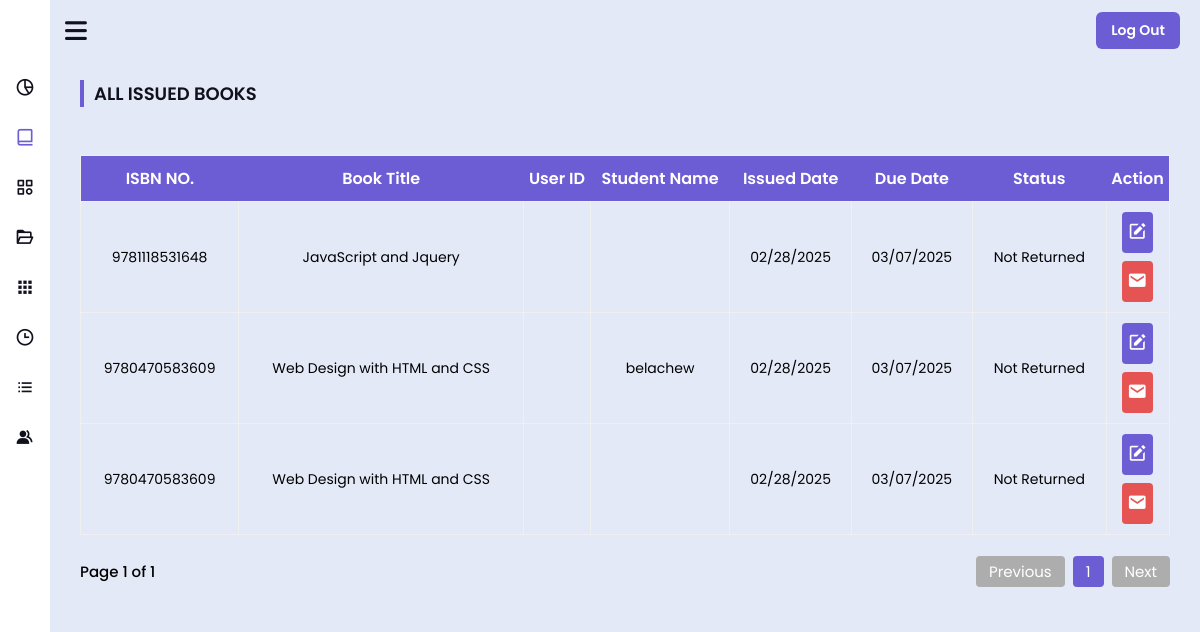
The page /assets/panel/admin/admin-pages/view-issue-book.php (signed in) on the database its author committed.
### tables this page shows
CREATE TABLE `issuebook` (
  `isbn` varchar(255) NOT NULL,
  `title` varchar(255) NOT NULL,
  `user_email` varchar(255) NOT NULL,
  `name` varchar(255) NOT NULL,
  `issuedate` varchar(100) NOT NULL,
  `duedate` varchar(100) NOT NULL,
  `status` varchar(255) NOT NULL,
  `return_date` varchar(100) NOT NULL,
  `user_type` enum('student','faculty') NOT NULL DEFAULT 'student',
  `max_books_limit` int(11) NOT NULL DEFAULT 3,
  `fine` decimal(10,2) DEFAULT 0.00
);

### assets/panel/admin/admin-pages/pagination-logic.php (called while the page is built, shortened)
<?php
if (isset($_GET['page_no']) && $_GET['page_no']!=""){
  $page_no = $_GET['page_no'];
} else {
  $page_no = 1;
}
$total_records_per_page = 4;
$offset = ($page_no-1) * $total_records_per_page;
?>

### assets/panel/admin/admin-pages/view-issue-book.php (the view, shortened to what this page needs)
<?php
$table_value = 'issuebook';
include 'pagination-logic.php';
$result = mysqli_query($con, "SELECT * FROM $table_value WHERE status='Not Returned' LIMIT $offset, $total_records_per_page");
?>
<!DOCTYPE html>
<html lang="en">
<head>
  <link rel="stylesheet" href="../../css/main.css" />
  <link href="https://unpkg.com/boxicons@2.1.4/css/boxicons.min.css" rel="stylesheet" />
  <link rel="stylesheet" href="https://cdnjs.cloudflare.com/ajax/libs/font-awesome/6.3.0/css/all.min.css" />
</head>
<body onload="preloader()">
  <?php include 'sidebar.php'; ?>
  <section class="home-section">
    <div class="home-content">
      <i class="fa-solid fa-bars"></i>
      <div class="logout">
        <button><a href="logout.php">Log Out</a></button>
      </div>
    </div>
    <div class="control-panel">
      <h4>All Issued Books</h4>
      <div class="main">
        <?php
        if (isset($_SESSION['lib-name'])) {
          if (mysqli_num_rows($result) > 0) {
        ?>
            <div class="book-table">
              <table>
                <tr class="table-header">
                  <th>ISBN NO.</th>
                  <th>Book Title</th>
                  <th>User ID</th>
                  <th>Student Name</th>
                  <th>Issued Date</th>
                  <th>Due Date</th>
                  <th>Status</th>
                  <th>Action</th>
                </tr>
                <?php
                while ($row = mysqli_fetch_assoc($result)) {
                ?>
                  <tr>
                    <td><?php echo $row['isbn']; ?></td>
                    <td><?php echo $row['title']; ?></td>
                    <td><?php echo $row['userid']; ?></td>
                    <td><?php echo $row['name']; ?></td>
                    <td><?php echo $row['issuedate']; ?></td>
                    <td><?php echo $row['duedate']; ?></td>
                    <td><?php echo $row['status']; ?></td>
                    <td class="action-btns">
                      <div class="return">
                        <button data-title="<?php echo $row['title']; ?>" class="return-btn"><i class='bx bxs-edit'></i></button>
                      </div>
                      <div class="send-mail">
                        <button data-userid="<?php echo $row['userid']; ?>" class="mail-btn"><i class='bx bxs-envelope'></i></button>
                      </div>
                    </td>
                  </tr>
                <?php
                }
                ?>
              </table>
            </div>
            <?php include 'pagination.php'; ?>
          <?php
          } else {
          ?>
            <p class="error">No Book has been Issued Yet</p>
          <?php
          }
        }
        ?>
      </div>
    </div>
  </section>
</body>
</html>

### assets/panel/css/main.css (style rules this page uses)
* { margin: 0; padding: 0; box-sizing: border-box; font-family: Poppins,sans-serif }
.home-section { height: 100vh!important }
.home-section .control-panel { height: auto }
.home-section .control-panel h4,.modal-content .modal-header h4 { color: #11101d; text-transform: uppercase; border-left: 4px solid #6c5dd4; padding-left: 10px }
.home-section .control-panel h4 { font-size: 18px; font-weight: 600 }
.home-section .book-table table tr th { padding: 10px 0; font-weight: 600 }
.home-section .book-table table tr td { padding: 10px; font-size: 14px; border: 1px solid #f0f0f0 }
.home-section .book-table table tr .action-btns button { color: #fff; border: 0; padding: 6px 6px 5px 5px; font-size: 20px; cursor: pointer; border-radius: 4px }
.home-section .control-panel .panel-container .panel,.home-section .home-content,.sidebar .nav-links li .iocn-link { display: flex; align-items: center; justify-content: space-between }
.home-section { position: relative; background: #e4e9f7; left: 260px; width: calc(100% - 260px); transition: .5s }
.sidebar.close~.home-section { left: 50px; width: calc(100% - 50px) }
.home-section .home-content { height: 60px }
.home-content .logout { margin-right: 20px }
.home-content .logout button { background-color: #6c5dd4; border: 0; border-radius: 6px; padding: 8px 15px; font-size: 14px; font-weight: 600 }
.home-content .logout button a { text-decoration: none; color: #fff }
.home-section .home-content .fa-bars { color: #11101d; font-size: 25px; margin: 0 15px; cursor: pointer }
.home-section .control-panel { padding: 20px 30px; background-color: #e4e9f7 }
.action-btns .return button,.home-section .book-table table tr .action-btns .edit button,.home-section .control-panel .panel-container .panel:first-child { background-color: #6c5dd4 }
.home-section .control-panel .book-table { overflow-x: auto; margin-top: 3rem }
.home-section .control-panel .book-table table { border-collapse: collapse; border: 1px solid #f0f0f0; text-align: center; width: 100% }
.home-section .book-table table .table-header { margin-bottom: 1rem; background-color: #6c5dd4; color: #fff }
.action-btns .send-mail button,.home-section .book-table table tr .action-btns .delete button { background-color: #e55352; margin-top: .5rem }

### rows shown on the page
issuebook: isbn "9781118531648", title "JavaScript and Jquery", issuedate "02/28/2025", duedate "03/07/2025", status "Not Returned"
issuebook: isbn "9780470583609", title "Web Design with HTML and CSS", name "belachew", issuedate "02/28/2025", duedate "03/07/2025", status "Not Returned"
issuebook: isbn "9780470583609", title "Web Design with HTML and CSS", issuedate "02/28/2025", duedate "03/07/2025", status "Not Returned"

### other values the page prints
$page_no "1"
$total_no_of_pages "1"
